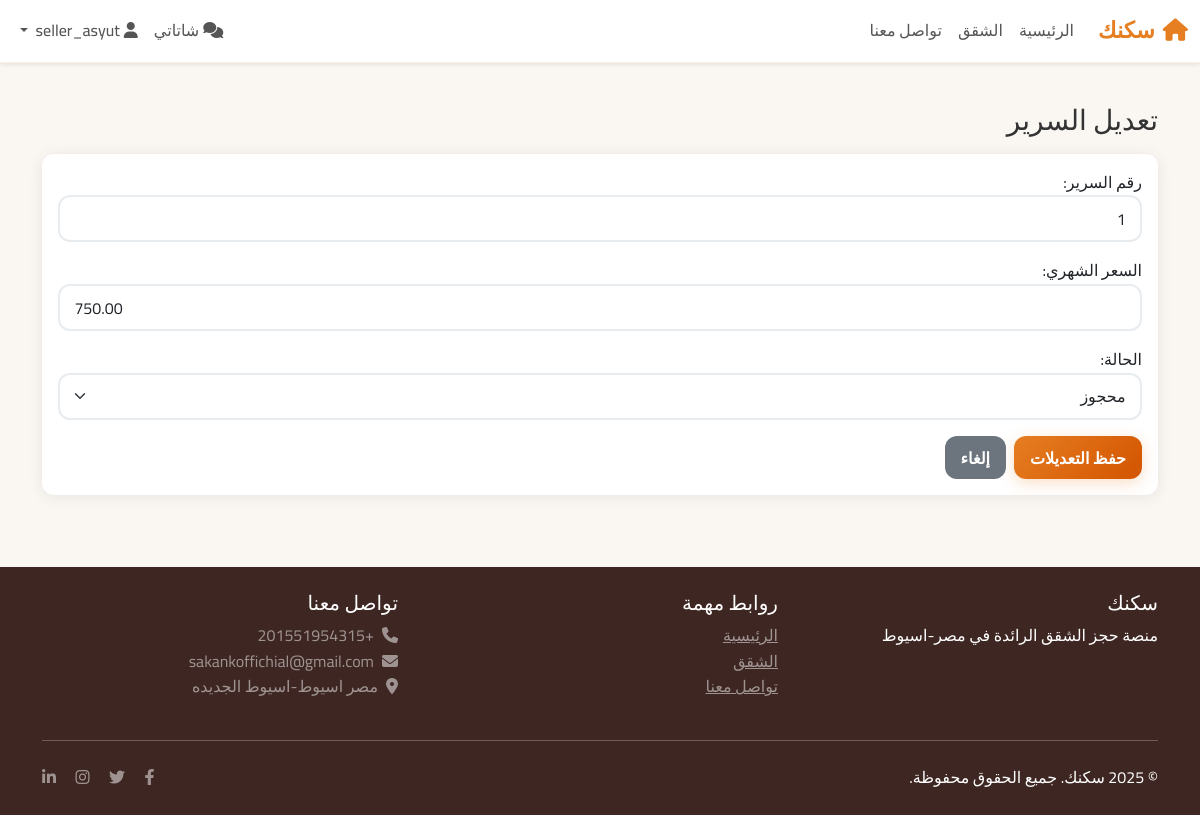
The app's page /listings/seller/bed/26/edit/ (signed in) with its own data.
### listings/models.py (models this page shows, shortened)
class Bed(models.Model):
    STATUS_CHOICES = [
        ('available', 'متاح'),
        ('booked', 'محجوز'),
        ('maintenance', 'صيانة'),
    ]
    room = models.ForeignKey(
        Room,
        on_delete=models.CASCADE,
        related_name='beds',
        verbose_name='الغرفة'
    )
    bed_number = models.CharField(
        max_length=10,
        verbose_name='رقم السرير'
    )
    monthly_price = models.DecimalField(
        max_digits=10,
        decimal_places=2,
        verbose_name='السعر الشهري'
    )
    status = models.CharField(
        max_length=15,
        choices=STATUS_CHOICES,
        default='available',
        verbose_name='الحالة'
    )
    class Meta:
        verbose_name = 'سرير'
        verbose_name_plural = 'الأسرة'
        unique_together = ['room', 'bed_number']

### listings/views.py (the view, shortened to what this page needs)
# urls.py: path('seller/bed/<int:pk>/edit/', views.BedUpdateView.as_view(), name='edit_bed'),
class BedUpdateView(LoginRequiredMixin, UpdateView):
    model = Bed
    template_name = 'listings/edit_bed.html'
    form_class = BedForm
    success_url = reverse_lazy('listings:seller_dashboard')
    def get_queryset(self):
        return Bed.objects.filter(room__apartment__owner=self.request.user)

### listings/forms.py
class BedForm(forms.ModelForm):
    class Meta:
        model = Bed
        fields = ['bed_number', 'monthly_price', 'status']
        widgets = {
            'bed_number': forms.TextInput(attrs={
                'class': 'form-control',
                'placeholder': 'رقم السرير'
            }),
            'monthly_price': forms.NumberInput(attrs={
                'class': 'form-control',
                'placeholder': 'السعر الشهري',
                'step': '0.01'
            }),
            'status': forms.Select(attrs={'class': 'form-select'}),
        }
        labels = {
            'bed_number': 'رقم السرير',
            'monthly_price': 'السعر الشهري',
            'status': 'الحالة',
        }

### templates/listings/edit_bed.html (shortened to what this page needs)
{% extends 'base.html' %}
{% load static %}
{% block content %}
<div class="container py-4">
  <h3 class="mb-3">تعديل السرير</h3>
  <form method="post" class="card p-3">
    <div class="row g-3">
      <div class="col-12">{{ form.bed_number.label_tag }}{{ form.bed_number }}</div>
      <div class="col-12">{{ form.monthly_price.label_tag }}{{ form.monthly_price }}</div>
      <div class="col-12">{{ form.status.label_tag }}{{ form.status }}</div>
    </div>
    <div class="mt-3 d-flex gap-2">
      <button class="btn btn-primary" type="submit">حفظ التعديلات</button>
      <a class="btn btn-secondary" href="{% url 'listings:seller_dashboard' %}">إلغاء</a>
    </div>
  </form>
</div>
{% endblock %}

### templates/base.html (style rules this page uses)
:root { --primary-color: #e67e22; --primary-dark: #d35400; --secondary-color: #6c757d; --success-color: #27ae60; --warning-color: #f39c12; --danger-color: #e74c3c; --light-bg: #f8f9fa; --white: #ffffff; --shadow-light: 0 2px 15px rgba(0,0,0,0.08); --shadow-medium: 0 4px 25px rgba(0,0,0,0.12); --border-radius: 12px; }
* { transition: all 0.3s ease; }
body { font-family: 'Cairo', sans-serif; background: #faf7f3; color: #333; line-height: 1.6; }
.container, .container-fluid { padding-left: 12px; padding-right: 12px; }
.btn { border-radius: var(--border-radius); font-weight: 700; padding: 0.6rem 1rem; border: none; }
.btn-primary { background: linear-gradient(135deg, var(--primary-color), var(--primary-dark)); box-shadow: 0 4px 15px rgba(230,126,34,0.25); }
.card { border: none; border-radius: var(--border-radius); box-shadow: var(--shadow-light); background: var(--white); overflow: hidden; }
.form-control, .form-select { border-radius: var(--border-radius); border: 2px solid #e9ecef; padding: 0.6rem 0.9rem; }

### records on screen
Bed: bed_number "1", monthly_price "750.00", status "محجوز"
